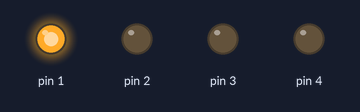
Bench run of a sketch on a simulated Arduino Uno, built with avr-gcc and run on an emulated ATmega328P. Parts: output pins drawn as LEDs (lit = HIGH).

Above: at 0.5 s.
At 3.5 s:
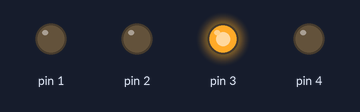
At 5.5 s:
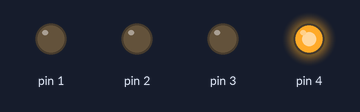
At 7.5 s:
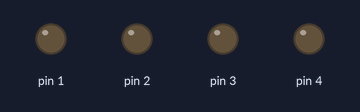
At 9.8 s:
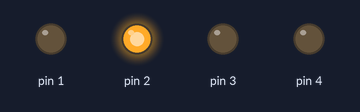
Timing chart, 0 to 10.8 s (numbered marks = the images above):
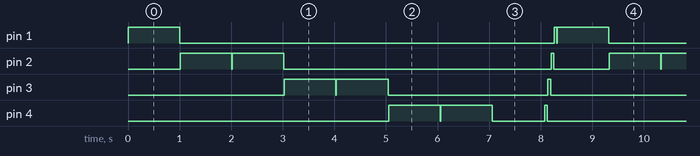

Measured:
- by itself, pin 1: repeats every 8.3 s: LOW 7.3 s, HIGH 0.05 s, LOW 0.01 s, HIGH 1.0 s
- by itself, pin 2: repeats every 8.3 s: LOW 0.01 s, HIGH 1.0 s, LOW 5.2 s, HIGH 0.05 s, LOW 1.1 s, HIGH 1.0 s
- by itself, pin 3: repeats every 8.3 s: LOW 0.01 s, HIGH 1.0 s, LOW 3.1 s, HIGH 0.05 s, LOW 3.2 s, HIGH 1.0 s
- by itself, pin 4: repeats every 8.3 s: LOW 0.01 s, HIGH 1.0 s, LOW 1.0 s, HIGH 0.05 s, LOW 5.2 s, HIGH 1.0 s

The sketch:

sketch_sep16a.ino
```cpp
void setup() {
  pinMode(1,OUTPUT);
  pinMode(2,OUTPUT);
  pinMode(3,OUTPUT);
  pinMode(4,OUTPUT);

}
void loop() {
  int i=1;
  int q=4;
 for(i=1; i<5; i++){
  digitalWrite(i,HIGH);
  delay(1000);
  digitalWrite(i,LOW);
  delay(10);
   digitalWrite(i+1,HIGH);
  delay(1000);
  digitalWrite(i+1,LOW);
  delay(10);


 }
    for(q=4; q>0; q--){
    digitalWrite(q,HIGH);
    delay(50);
    digitalWrite(q,LOW);
    delay(10);
    }
  }
```
